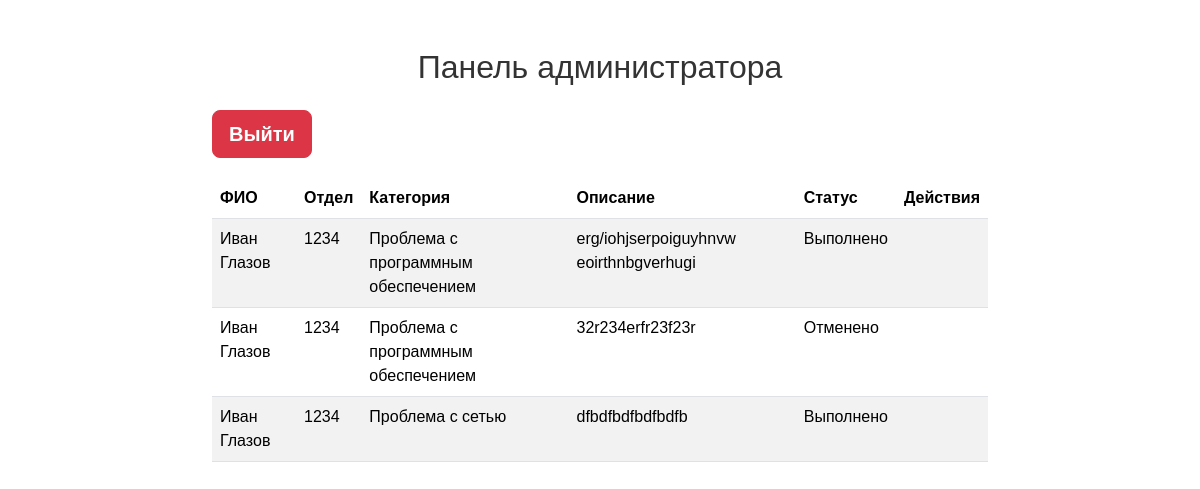
Screenshot of /admin.php (signed in) with the database file from the repository.
### tables this page shows
CREATE TABLE `applications` (
  `id` int NOT NULL,
  `user_id` int NOT NULL,
  `category` varchar(255) NOT NULL,
  `description` text NOT NULL,
  `status` varchar(255) NOT NULL
);

CREATE TABLE `users` (
  `id` int NOT NULL,
  `fullname` varchar(255) NOT NULL,
  `phone` varchar(20) NOT NULL,
  `email` varchar(255) NOT NULL,
  `password` varchar(255) NOT NULL,
  `department` varchar(255) NOT NULL
);

### includes/functions.php (called while the page is built, shortened)
<?php
function getUserInfo($user_id) {
  global $conn;
  $sql = "SELECT * FROM users WHERE id = ?";
  $stmt = $conn->prepare($sql);
  $stmt->bind_param("i", $user_id);
  $stmt->execute();
  $result = $stmt->get_result();
  if ($result->num_rows > 0) {
    return $result->fetch_assoc();
  } else {
    return false;
  }
}
function getAllapplications() {
  global $conn;
  $sql = "SELECT * FROM applications";
  $result = $conn->query($sql);
  return $result;
}
?>

### admin.php (the view, shortened to what this page needs)
<?php
require_once 'includes/db_config.php';
require_once 'includes/functions.php';
$applications = getAllapplications();
?>
<!DOCTYPE html>
<html lang="ru">
<head>
  <link rel="stylesheet" href="bootstrap-5.3.3/bootstrap-5.3.3-dist/css/bootstrap.min.css">
  <link rel="stylesheet" href="assets/css/style.css">
</head>
<body>
  <div class="container mt-5">
    <h2 class="text-center mb-4">Панель администратора</h2>
    <a href="logout.php" class="btn btn-danger fw-bold btn-lg">Выйти</a>
    <table class="table table-striped">
      <thead>
        <tr>
          <th>ФИО</th>
          <th>Отдел</th>
          <th>Категория</th>
          <th>Описание</th>
          <th>Статус</th>
          <th>Действия</th>
        </tr>
      </thead>
      <tbody>
        <?php if ($applications->num_rows > 0) : ?>
          <?php while ($row = $applications->fetch_assoc()) : ?>
            <tr>
              <td><?php
                $user = getUserInfo($row['user_id']);
                echo $user['fullname'];
              ?></td>
              <td><?php echo $user['department']; ?></td>
              <td><?php echo $row['category']; ?></td>
              <td><?php echo $row['description']; ?></td>
              <td><?php echo $row['status']; ?></td>
              <td>
              </td>
            </tr>
          <?php endwhile; ?>
        <?php else : ?>
          <tr>
            <td colspan="6">Нет активных заявок.</td>
          </tr>
        <?php endif; ?>
      </tbody>
    </table>
  </div>
</body>
</html>

### assets/css/style.css (style rules this page uses)
body { font-family: 'Helvetica', sans-serif; }
.container { max-width: 800px; }
h2 { color: #333; }
.table { margin-top: 20px; }

### rows the page displays
applications: user.fullname "Иван Глазов", user.department "1234", category "Проблема с программным обеспечением", description "erg/iohjserpoiguyhnvw eoirthnbgverhugi", status "Выполнено"
applications: user.fullname "Иван Глазов", user.department "1234", category "Проблема с программным обеспечением", description "32r234erfr23f23r", status "Отменено"
applications: user.fullname "Иван Глазов", user.department "1234", category "Проблема с сетью", description "dfbdfbdfbdfbdfb", status "Выполнено"
